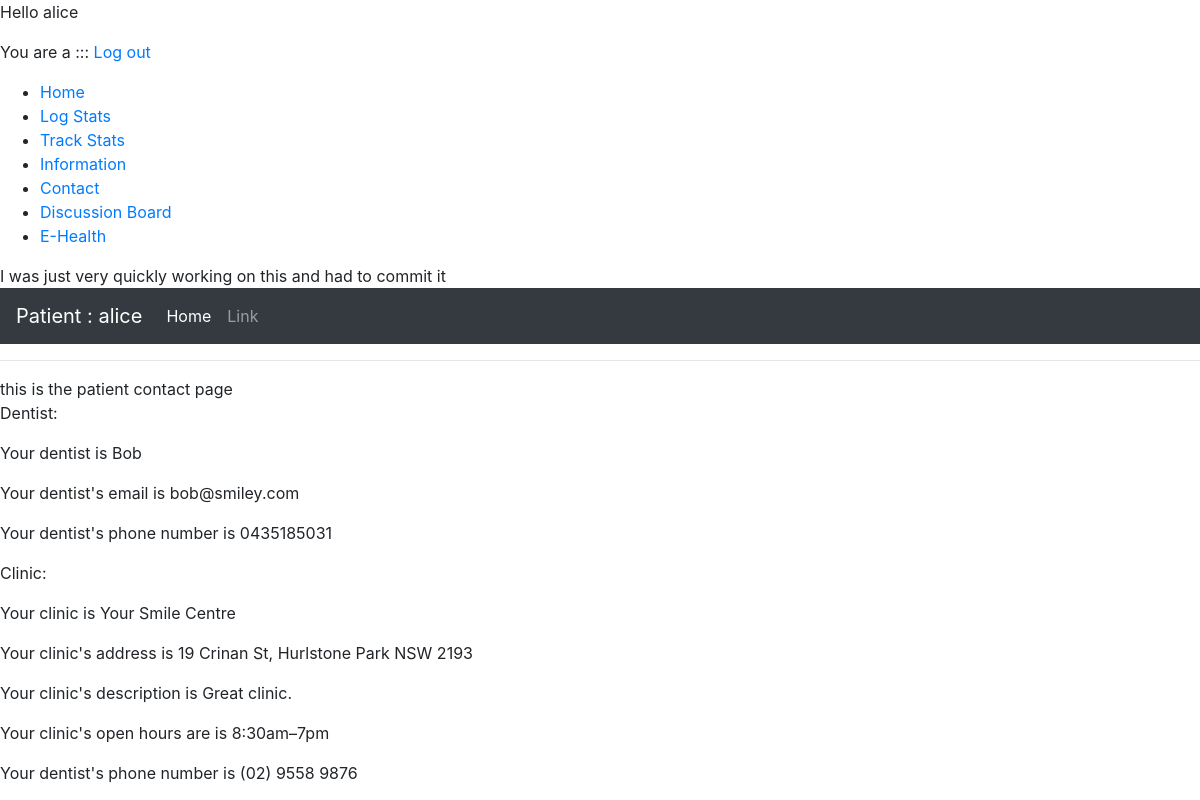
Page /contact/ (signed in) on the committed database.
### tracker/models.py (models this page shows, shortened)
class Dentist(models.Model):
	user = models.OneToOneField(User, on_delete=models.CASCADE)
	clinic = models.ForeignKey(Clinic, on_delete=models.CASCADE)
	phone_number = models.CharField(max_length=12, default="")

class Clinic(models.Model):
	name = models.CharField(default="Clinic", max_length=50)
	address = models.CharField(max_length=100)
	description = models.CharField(max_length=200)
	open_hours = models.CharField(max_length=200)
	phone_number = models.CharField(max_length=12)

### tracker/views.py (the view)
# urls.py: url(r'^contact/$', views.contact, name='contact'),
def contact(request):
    dentist = Patient.objects.get(user=request.user).dentist
    clinic = Patient.objects.get(user=request.user).clinic
    return render(request, 'tracker/patient_contact.html', {'dentist' : dentist, 'clinic' : clinic})

### tracker/templatetags/extras.py (called while the page is built)
@register.filter(name='get_group')
def get_group(user):
    return user.groups.all()[0].name

### tracker/templates/tracker/patient_contact.html (shortened to what this page needs)
{% include "tracker/patient_navbar.html" %}
{% block content %}
<p>Dentist: </p>
<p>  Your dentist is {{ dentist.user.first_name }} </p>
<p>  Your dentist's email is {{ dentist.user.email }} </p>
<p>  Your dentist's phone number is {{ dentist.phone_number }} </p>
<p> Clinic: </p>
<p>  Your clinic is {{ clinic.name }} </p>
<p>  Your clinic's address is {{ clinic.address }} </p>
<p>  Your clinic's description is {{ clinic.description }} </p>
<p>  Your clinic's open hours are is {{ clinic.open_hours }} </p>
<p>  Your dentist's phone number is {{ clinic.phone_number }} </p>
{% endblock %}

### tracker/templates/tracker/patient_navbar.html (shortened to what this page needs)
{% load extras %}
<html>
    <head>
      <link rel="stylesheet" href="https://maxcdn.bootstrapcdn.com/bootstrap/4.0.0-beta.2/css/bootstrap.min.css">
    </head>
    <body>
        {% block nav %}
        <p> Hello {{ user.get_username }} </p>
        <p> You are a  ::: <a href="{% url 'logout' %}">Log out</a></p>
        <ul id="nav">
            <li>{% block nav-home %}<a href="{% url 'index' %}">Home</a>{% endblock %}</li>
            <li>{% block nav-log %}<a href="{% url 'logstats' %}">Log Stats</a>{% endblock %}</li>
            <li>{% block nav-track %}<a href="{% url 'trackstats' %}">Track Stats</a>{% endblock %}</li>
            <li>{% block nav-info %}<a href="{% url 'information' %}">Information</a>{% endblock %}</li>
            <li>{% block nav-contact %}<a href="{% url 'contact' %}">Contact</a>{% endblock %}</li>
            <li>{% block nav-discussion %}<a href="{% url 'discussion' %}">Discussion Board</a>{% endblock %}</li>
            <li>{% block nav-health %}<a href="{% url 'health' %}">E-Health</a>{% endblock %}</li>
        </ul>
        I was just very quickly working on this and had to commit it
        <nav class="navbar navbar-expand navbar-dark bg-dark">
         <a class="navbar-brand" href="#"> {{ request.user|get_group }} : {{ user.get_username }} </a>
         <div class="collapse navbar-collapse" id="navbarsExample02">
           <ul class="navbar-nav mr-auto">
             <li class="nav-item active">
               <a class="nav-link" href="#">Home <span class="sr-only">(current)</span></a>
             </li>
             <li class="nav-item">
               <a class="nav-link" href="#">Link</a>
             </li>
           </ul>
         </div>
        </nav>
        <hr>
        {% endblock %}
    </body>
</html>

### rows in the picture
Dentist: user.first_name "Bob", user.email "bob@smiley.com", phone_number "0435185031"
Clinic: name "Your Smile Centre", address "19 Crinan St, Hurlstone Park NSW 2193", description "Great clinic.", open_hours "8:30am–7pm", phone_number "(02) 9558 9876"

### other values in the picture
{{ user.get_username }} "alice"
{{ request.user|get_group }} "Patient"
